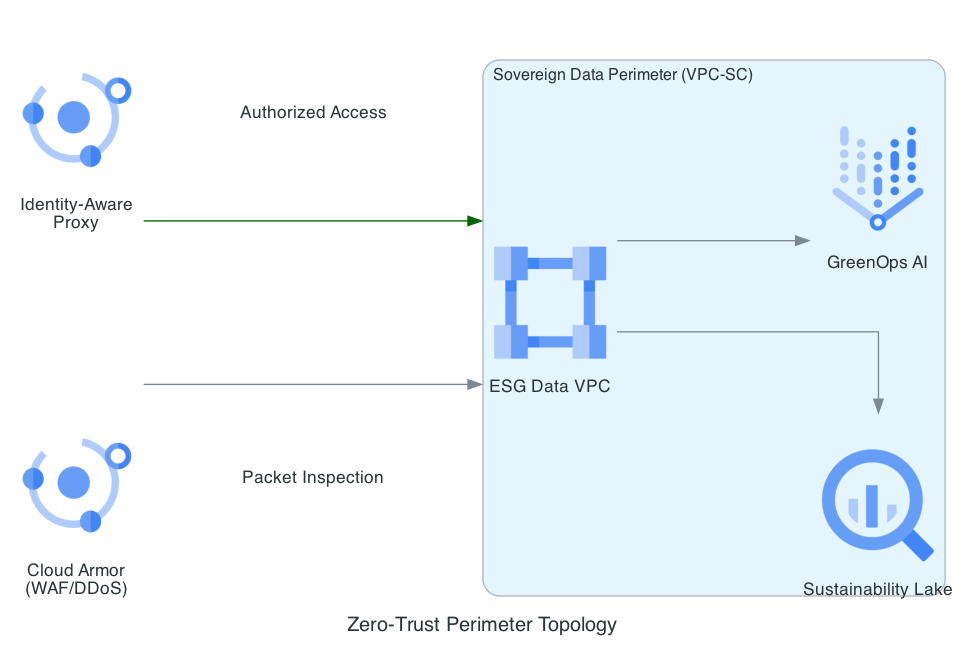

Recreate this plot in Python.
from diagrams import Diagram, Cluster, Edge
from diagrams.gcp.network import VPC
from diagrams.gcp.analytics import BigQuery
from diagrams.gcp.ml import VertexAI

# Robust imports for Security components
try:
    from diagrams.gcp.security import Iap as IAP, Armor as CloudArmor
except ImportError:
    try:
        from diagrams.gcp.security import IdentityAwareProxy as IAP, CloudArmor
    except ImportError:
        # Fallback to generic icons if specific ones are missing
        from diagrams.gcp.security import SecurityScanner as IAP, SecurityScanner as CloudArmor

graph_attr = {
    "pad": "0.1",
    "nodesep": "1.5",
    "ranksep": "2.0",
    "bgcolor": "transparent",
    "margin": "0"
}

with Diagram("Zero-Trust Perimeter Topology", show=False, filename="zero_trust_topology", direction="LR", graph_attr=graph_attr):
    
    user = IAP("Identity-Aware\nProxy")
    shield = CloudArmor("Cloud Armor\n(WAF/DDoS)")

    with Cluster("Sovereign Data Perimeter (VPC-SC)"):
        vpc_net = VPC("ESG Data VPC")
        data_fabric = BigQuery("Sustainability Lake")
        ai_engine = VertexAI("GreenOps AI")

    # Security Flow
    user >> Edge(label="Authorized Access", color="darkgreen") >> vpc_net
    shield >> Edge(label="Packet Inspection") >> vpc_net
    vpc_net >> [data_fabric, ai_engine]
